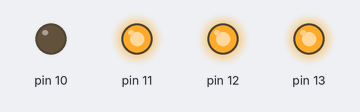
Recording of a sketch running on a simulated Arduino Uno, built with avr-gcc and run on an emulated ATmega328P. Shown: output pins drawn as LEDs (lit = HIGH).

Above: at 0.3 s.
At 0.7 s:
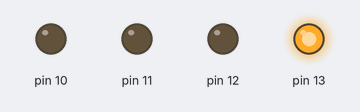
At 1.0 s:
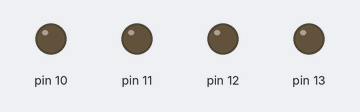
At 1.8 s:
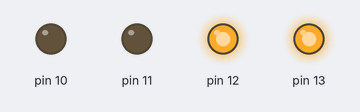
At 2.7 s:
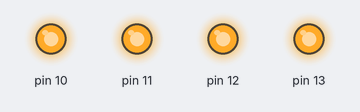
Timing chart, 0 to 3.0 s (numbered marks = the images above):
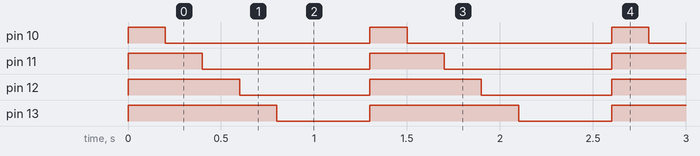

The sketch:

Zadanie2.ino
```cpp
void setup()
{
  pinMode(13, OUTPUT);
  pinMode(12, OUTPUT);
  pinMode(11, OUTPUT);
  pinMode(10, OUTPUT);
  digitalWrite(13, HIGH);
  digitalWrite(12, HIGH);
  digitalWrite(11, HIGH);
  digitalWrite(10, HIGH);
}

void loop()
{
  delay(200);
  digitalWrite(10, LOW);
  delay(200);
  digitalWrite(11, LOW);
  delay(200);
  digitalWrite(12, LOW);
  delay(200);
  digitalWrite(13, LOW);
  delay(500);
  digitalWrite(13, HIGH);
  digitalWrite(12, HIGH);
  digitalWrite(11, HIGH);
  digitalWrite(10, HIGH);
}
```

Measured:
- by itself, pin 10: alternates HIGH for 0.20 s and LOW for 1.1 s
- by itself, pin 11: alternates HIGH for 0.40 s and LOW for 0.90 s
- by itself, pin 12: alternates HIGH for 0.60 s and LOW for 0.70 s
- by itself, pin 13: alternates HIGH for 0.80 s and LOW for 0.50 s
